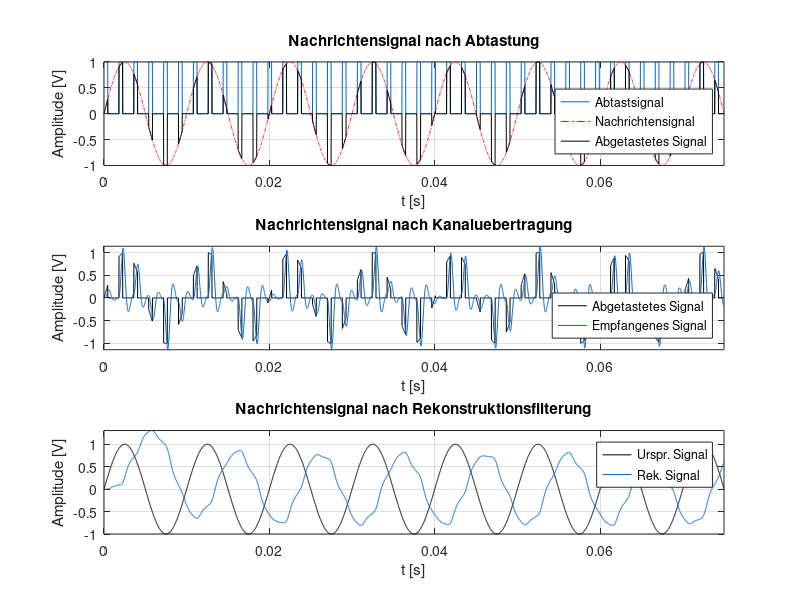

The MATLAB source for this figure: (Note: this script raises an error after producing the figure.)
clear;
clc;

% Schoenere Farben
clr_teal = [0 102 204] ./ 255;
clr_mRed = [255 0 127] ./ 255;

% Signale einlesen
% d1: Abtastsignal
% d2: Nachrichtensignal (Sinus)
% d3: Abgetastetes Signal
% d4: Uebertragenes Signal
% d5: Rekonstruiertes Signal
[t, d1, d2, d3, d4, d5] = textread('output.txt', '%f %f %f %f %f %f', 5000);

[t2, i1] = textread('output_chImpulse.txt', '%f %f', 250);
[t3, i2] = textread('output_lpImpulse.txt', '%f %f', 2000);

figure(1);

% Plot Abtastung
subplot(311);
plot(t, d1, 'Color', clr_teal);
hold on;
plot(t, d2, 'red-.', t, d3, 'black');
hold off;
xlim([min(t) max(t)]);
xlabel('t [s]');
ylabel('Amplitude [V]');
title(['Nachrichtensignal nach Abtastung']);
legend('Abtastsignal', 'Nachrichtensignal', 'Abgetastetes Signal', 'Location', 'southeast');
grid on;

% Plot Kanaluebertragung
subplot(312);
plot(t, d3, 'black');
hold on;
plot(t, d4, 'Color', clr_teal);
hold off;
xlim([min(t) max(t)]);
ylim([min(d4) max(d4)]);
xlabel('t [s]');
ylabel('Amplitude [V]');
title(['Nachrichtensignal nach Kanaluebertragung']);
legend('Abgetastetes Signal', 'Empfangenes Signal', 'Location', 'southeast');
grid on;

% Plot Signalrekonstruktion
subplot(313);
plot(t, d2, 'black');
hold on;
plot(t, d5, 'Color', clr_teal);
hold off;
xlim([min(t) max(t)]);
ylim([min([min(d2) min(d5)]) max([max(d2) max(d5)])]);
xlabel('t [s]');
ylabel('Amplitude [V]');
title(['Nachrichtensignal nach Rekonstruktionsfilterung']);
legend('Urspr. Signal', 'Rek. Signal', 'Location', 'northeast');
grid on;

gr = gcf;
gr.Position = [100 100 700 600];


figure(2);

subplot(211);
plot(t2, i1);
xlim([min(t2) max(t2)]);
xlabel('t [s]');
ylabel('Amplitude [V]');
title(['Impulsantwort Kanal']);
grid on;

subplot(212);
plot(t3, i2);
xlim([min(t3) max(t3)]);
xlabel('t [s]');
ylabel('Amplitude [V]');
title(['Impulsantwort Rekonstruktionsfilter']);
grid on;

gr = gcf;
gr.Position = [100 100 700 300];